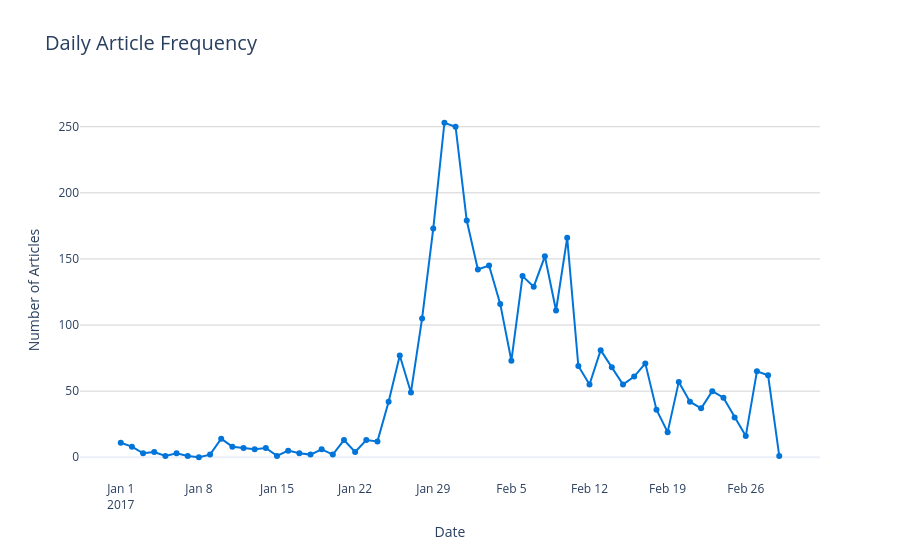

The code cell stored with this chart in its notebook:
### Markdown cell above
Now we do some basic initial descriptive statistics through visualizations.

### Code cell
df_art['seendate'] = pd.to_datetime(df_art['seendate'])
daily_counts = df_art.set_index("seendate").resample("d").size() # resample sets it to daily

daily_counts_df = daily_counts.reset_index()
daily_counts_df.columns = ["Date", "Count"]

# Create the line chart
fig = px.line(
    daily_counts_df,
    x="Date",
    y="Count",
    title="Daily Article Frequency",
    template="plotly_white",  # clean background
    markers=True               # adds small dots on each point
)

# Customize
fig.update_traces(line=dict(color="#0074D9", width=2))
fig.update_layout(
    title_font_size=20,
    xaxis_title="Date",
    yaxis_title="Number of Articles",
    xaxis=dict(showgrid=False),
    yaxis=dict(showgrid=True, gridcolor="LightGrey")
)

fig.show()
